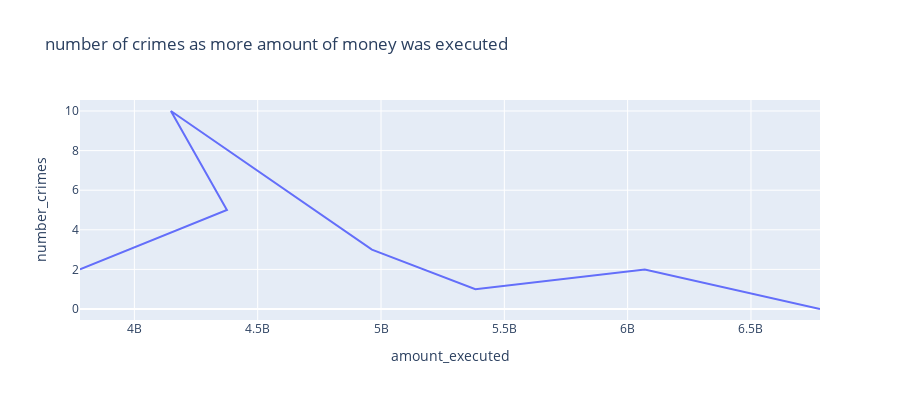

Notebook code cell kept with this figure:
### Code cell
fig = px.line(df_municipality, x='amount_executed', y='number_crimes', title='number of crimes as more amount of money was executed', width=900, height=400)
fig.show()

### Figure 1 — Plotly figure (JSON) as saved in the notebook; plotly's stock layout.template omitted (floating-point values rounded to 4 significant figures)
{"data": [{"hovertemplate": "amount_executed=%{x}<br>number_crimes=%{y}<extra></extra>", "legendgroup": "", "line": {"color": "#636efa", "dash": "solid"}, "marker": {"symbol": "circle"}, "mode": "lines", "name": "", "orientation": "v", "showlegend": false, "type": "scatter", "x": [3780000000.0, 4375000000.0, 4148000000.0, 4963000000.0, 5383000000.0, 6070000000.0, 6779900503], "xaxis": "x", "y": [2, 5, 10, 3, 1, 2, 0], "yaxis": "y"}], "layout": {"height": 400, "legend": {"tracegroupgap": 0}, "title": {"text": "number of crimes as more amount of money was executed"}, "width": 900, "xaxis": {"anchor": "y", "domain": [0, 1], "title": {"text": "amount_executed"}}, "yaxis": {"anchor": "x", "domain": [0, 1], "title": {"text": "number_crimes"}}}}
